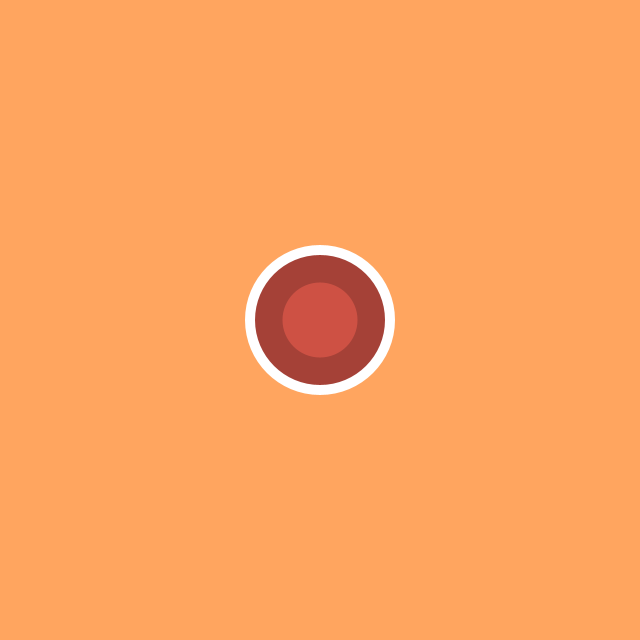
Frame 1 (no input)
Frame 60 (the mouse pressed at the canvas centre just before this capture): identical to frame 1, image omitted
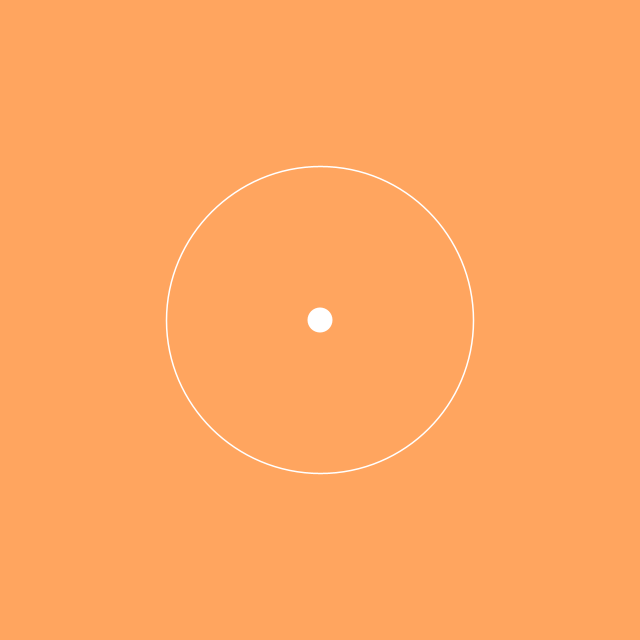
Frame 120 (the mouse held since frame 60 and released just before this capture)

The Processing sketch that drew these frames (run headless with seeded random() and noise(); from frame 60 on, the mouse is pressed at the canvas centre):

// Processing sketch: Spring
// ── Spring.pde
///////////////////////////////////
int push = 0;

class spring_ball
{
  float cx, cy, px, py, vx, vy, f;
  spring_ball(float x, float y, float fo) { cx = px = x; cy = py = y; vx = vy = 0; f = fo; }
  void regenerate(boolean p, float di, float s)
  {
    if (p) { float x = px - mouseX, y = py - mouseY, d = sqrt(x * x + y * y);
             if (d < di) { float t = (1 - d / di) / d * s; vx += x * t; vy += y * t; }
           }
    vx += (cx - px) * 0.025; vy += (cy - py) * 0.025;       
    px += vx; py += vy;
    vx *= f; vy *= f;
  }
  void repaint(color c, float r)
  {
    strokeWeight(8);
    stroke(255, 255, 255); noFill(); line (cx, cy, px, py);
    float d = 2 * dist(px, py, cx, cy);
    strokeWeight(1.5); ellipse(cx, cy, d, d);
    noStroke(); fill(255); ellipse(cx, cy, 25, 25); ellipse(px, py, r, r);
    fill(c); ellipse(px, py, r - 20, r - 20);
    fill(red(c) * 1.25, green(c) * 1.25, blue(c) * 1.25); ellipse(px, py, r * 0.5, r * 0.5);
  }
}
spring_ball sb;

///////////////////////////////////
void setup()
{ 
  size(640, 640); frameRate(30);
  sb = new spring_ball(width / 2, height / 2, 0.95); 
}

///////////////////////////////////
void draw()
{   
  background(255, 165, 95);
  if (mousePressed && (push == 0)) push = 10;
  sb.regenerate((push == 10), width, 70);
  if (push > 0) { noFill(); stroke(255, 255, 255); strokeWeight(push * 1.5);
                  float p = (15 - push) * 1.25;
                  p *= p; ellipse(mouseX, mouseY, p, p); push--;
                }
  sb.repaint(color(165, 65, 55), 150);
}
